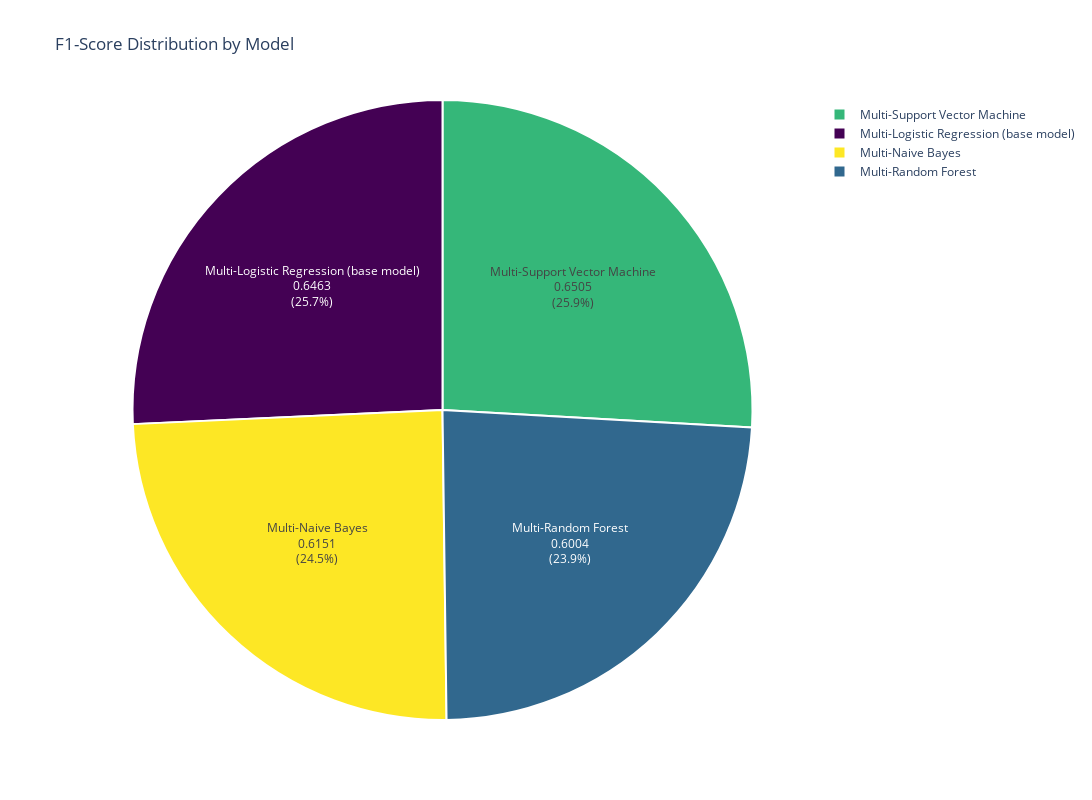

The code cell stored with this chart in its notebook:
### Code cell
# Plot 2. F1-Score comparison (interactive pie chart)
viridis_colors = pc.sample_colorscale('Viridis', [i / (len(multi_results_df) - 1) for i in range(len(multi_results_df))])

fig_pie = go.Figure(
    go.Pie(
        labels=multi_results_df.index,
        values=multi_results_df['f1_score'],
        textinfo='label+percent+value',
        texttemplate='%{label}<br>%{value:.4f}<br>(%{percent})',
        marker=dict(colors=viridis_colors, line=dict(color='white', width=2))
    )
)

fig_pie.update_layout(
    title='F1-Score Distribution by Model',
    height=800,
    width=1100
)

fig_pie.show()

# Save as PNG
fig_pie.write_image("plotly_images/multi_F1_score_distribution_by_model.png")

# Display the image (so it appears in PDF)
display(Image("plotly_images/multi_F1_score_distribution_by_model.png"))

### Figure 1 — Plotly figure (JSON) as saved in the notebook; plotly's stock layout.template omitted (floating-point values rounded to 4 significant figures)
{"data": [{"labels": ["Multi-Logistic Regression (base model)", "Multi-Random Forest", "Multi-Support Vector Machine", "Multi-Naive Bayes"], "marker": {"colors": ["rgb(68, 1, 84)", "rgb(49, 104, 142)", "rgb(53, 183, 121)", "rgb(253, 231, 37)"], "line": {"color": "white", "width": 2}}, "textinfo": "label+percent+value", "texttemplate": "%{label}<br>%{value:.4f}<br>(%{percent})", "type": "pie", "values": [0.6463, 0.6004, 0.6505, 0.6151]}], "layout": {"height": 800, "title": {"text": "F1-Score Distribution by Model"}, "width": 1100}}
